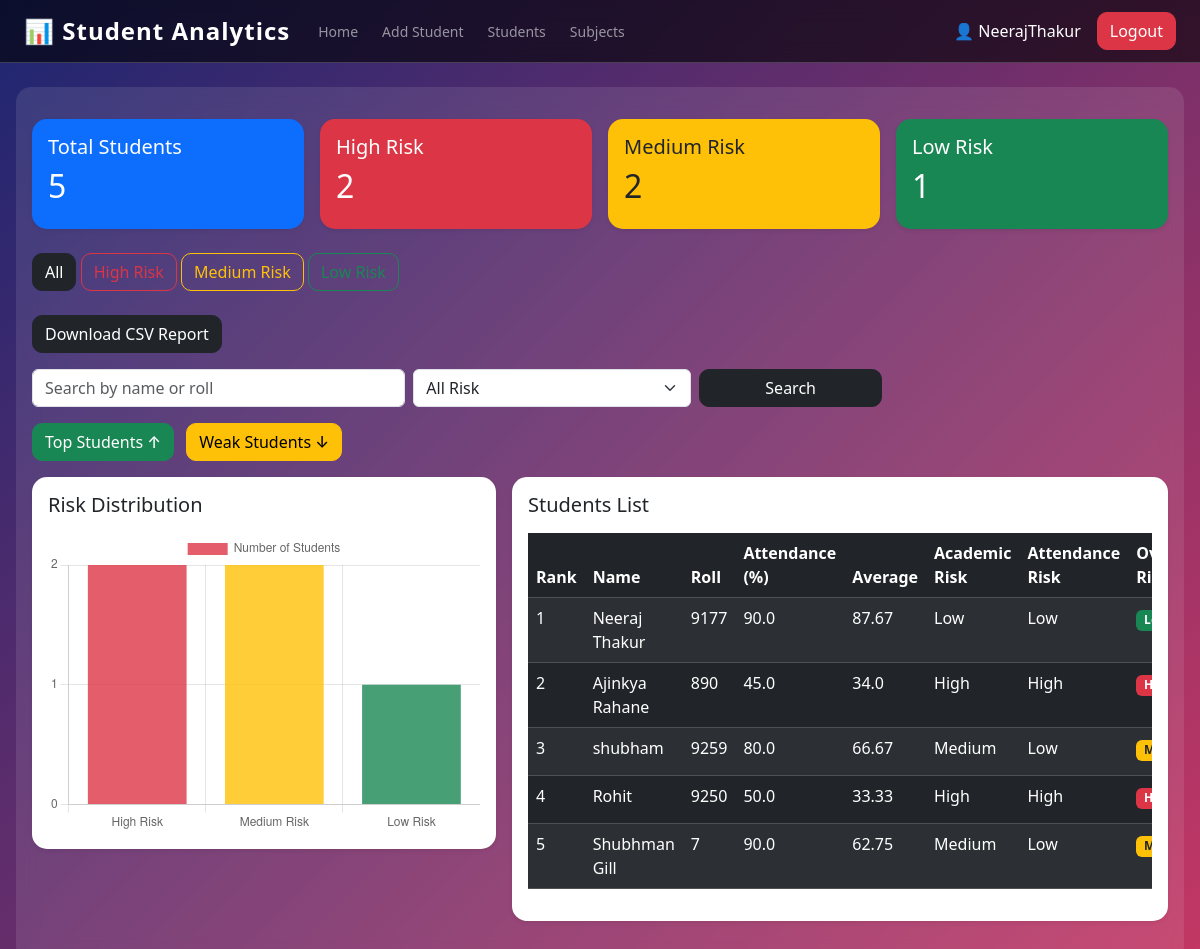
The app's page /students (signed in) with its own data.
### tables this page shows
CREATE TABLE students (
        id INTEGER PRIMARY KEY AUTOINCREMENT,
        name TEXT NOT NULL,
        roll INTEGER NOT NULL,
        attendance REAL NOT NULL,
        user_id INTEGER,
        FOREIGN KEY(user_id) REFERENCES users(id)
    );

### app.py (the view)
@app.route("/students")
def view_students():
    if "user_id" not in session:
        return redirect("/login")
    conn = sqlite3.connect("students.db")
    cursor = conn.cursor()
    cursor.execute("""
    SELECT
        students.id,
        students.name,
        students.roll,
        students.attendance,
        AVG(marks.marks)
    FROM students
    LEFT JOIN marks ON students.id = marks.student_id
    WHERE students.user_id = ?
    GROUP BY students.id
    """, (session["user_id"],))
    rows = cursor.fetchall()
    risk_filter = request.args.get("risk")
    search = request.args.get("search")
    sort = request.args.get("sort")
    students = []
    for row in rows:
        student_id, name, roll, attendance, average = row
        if average is None:
            average = 0
        academic_risk, attendance_risk, overall_risk = calculate_risk(attendance, average)
        student_data = (
            student_id,
            name,
            roll,
            attendance,
            round(average, 2),
            academic_risk,
            attendance_risk,
            overall_risk
        )
        if search:
            if search.lower() not in name.lower() and search not in str(roll):
                continue
        if risk_filter:
            if overall_risk != risk_filter:
                continue
        students.append(student_data)
    if sort == "high":
        students.sort(key=lambda x: x[4], reverse=True)  # Highest avg first
    elif sort == "low":
        students.sort(key=lambda x: x[4])  # Lowest avg first
    total = len(students)
    high = sum(1 for s in students if s[7] == "High")
    medium = sum(1 for s in students if s[7] == "Medium")
    low = sum(1 for s in students if s[7] == "Low")
    conn.close()
    return render_template(
    "students.html",
    students=students,
    total=total,
    high=high,
    medium=medium,
    low=low
   )

### app.py (called while the page is built)
def calculate_risk(attendance, avg):
    if avg >= 75:
        academic_risk = "Low"
    elif avg >= 50:
        academic_risk = "Medium"
    else:
        academic_risk = "High"
    if attendance >= 80:
        attendance_risk = "Low"
    elif attendance >= 65:
        attendance_risk = "Medium"
    else:
        attendance_risk = "High"
    if academic_risk == "High" or attendance_risk == "High":
        overall_risk = "High"
    elif academic_risk == "Medium" or attendance_risk == "Medium":
        overall_risk = "Medium"
    else:
        overall_risk = "Low"
    return academic_risk, attendance_risk, overall_risk

### templates/students.html (shortened to what this page needs)
{% extends "base.html" %}
{% block content %}
<div class="mt-3">
    <div class="row g-3">
        <div class="col-md-3">
            <div class="card text-white bg-primary shadow-sm">
                <div class="card-body">
                    <h5>Total Students</h5>
                    <h2>{{ total }}</h2>
                </div>
            </div>
        </div>
        <div class="col-md-3">
            <div class="card text-white bg-danger shadow-sm">
                <div class="card-body">
                    <h5>High Risk</h5>
                    <h2>{{ high }}</h2>
                </div>
            </div>
        </div>
        <div class="col-md-3">
            <div class="card text-dark bg-warning shadow-sm">
                <div class="card-body">
                    <h5>Medium Risk</h5>
                    <h2>{{ medium }}</h2>
                </div>
            </div>
        </div>
        <div class="col-md-3">
            <div class="card text-white bg-success shadow-sm">
                <div class="card-body">
                    <h5>Low Risk</h5>
                    <h2>{{ low }}</h2>
                </div>
            </div>
        </div>
    </div>
    <br>
    <div class="mb-4">
        <a href="/students"
            class="btn btn-custom {% if not request.args.get('risk') %}btn-dark{% else %}btn-outline-dark{% endif %}">
            All
        </a>
        <a href="/students?risk=High"
            class="btn btn-custom {% if request.args.get('risk') == 'High' %}btn-danger{% else %}btn-outline-danger{% endif %}">
            High Risk
        </a>
        <a href="/students?risk=Medium"
            class="btn btn-custom {% if request.args.get('risk') == 'Medium' %}btn-warning{% else %}btn-outline-warning{% endif %}">
            Medium Risk
        </a>
        <a href="/students?risk=Low"
            class="btn btn-custom {% if request.args.get('risk') == 'Low' %}btn-success{% else %}btn-outline-success{% endif %}">
        </a>
    </div>
    <a href="/export" class="btn btn-custom btn-dark mb-3">
        Download CSV Report
    </a>
    <form method="GET" action="/students" class="row g-2 mb-3">
        <div class="col-md-4">
            <input type="text" name="search" class="form-control" placeholder="Search by name or roll">
        </div>
        <div class="col-md-3">
            <select name="risk" class="form-select">
                <option value="">All Risk</option>
            </select>
        </div>
        <div class="col-md-2">
            <button type="submit" class="btn btn-custom btn-dark w-100">Search</button>
        </div>
    </form>
    <div class="mb-3">
        <a href="/students?sort=high&search={{ request.args.get('search','') }}"
            class="btn btn-custom btn-success me-2">
            Top Students ↑
        </a>
        <a href="/students?sort=low&search={{ request.args.get('search','') }}" class="btn btn-custom btn-warning">
            Weak Students ↓
        </a>
    </div>
    <div class="row g-3">
        <div class="col-md-5">
            <div class="card shadow-sm mb-4">
                <div class="card-body">
                    <h5 class="card-title mb-3">Risk Distribution</h5>
                    <div style="height: 300px;">
                        <canvas id="riskChart"></canvas>
                    </div>
                </div>
            </div>
        </div>
        <div class="col-md-7">
            <div class="card shadow-sm mb-4">
                <div class="card-body">
                    <h5 class="card-title mb-3">Students List</h5>
                    <div class="table-responsive">
                        <table class="table table-dark table-striped">
                            <thead class="table-dark">
                                <tr>
                                    <th>Rank</th>
                                    <th>Name</th>
                                    <th>Roll</th>
                                    <th>Attendance (%)</th>
                                    <th>Average</th>
                                    <th>Academic Risk</th>
                                    <th>Attendance Risk</th>
                                    <th>Overall Risk</th>
                                </tr>
                            </thead>
                            <tbody>
                                {% for student in students %}
                                <tr>
                                    <td>{{ loop.index }}</td>
                                    <td>{{ student[1] }}</td>
                                    <td>{{ student[2] }}</td>
                                    <td>{{ student[3] }}</td>
                                    <td>{{ student[4] }}</td>
                                    <td>{{ student[5] }}</td>
                                    <td>{{ student[6] }}</td>
                                    <td>
                                        {% if student[7] == "High" %}
                                        <span class="badge bg-danger">High</span>
                                        {% elif student[7] == "Medium" %}
                                        <span class="badge bg-warning text-dark">Medium</span>
                                        {% else %}
                                        <span class="badge bg-success">Low</span>
                                        {% endif %}
                                    </td>
                                </tr>
                                {% endfor %}
                            </tbody>
                        </table>
                    </div>
                </div>
            </div>
        </div>
    </div>
</div>
<script>
    const riskData = {{ [high, medium, low] | tojson | safe }};
    const ctx = document.getElementById('riskChart').getContext('2d');
    new Chart(ctx, {
        type: 'bar',
        data: {
            labels: ['High Risk', 'Medium Risk', 'Low Risk'],
            datasets: [{
                label: 'Number of Students',
                data: riskData,
                backgroundColor: [
                    'rgba(220, 53, 69, 0.8)',
                    'rgba(255, 193, 7, 0.8)',
                    'rgba(25, 135, 84, 0.8)'
                ]
            }]
        },
        options: {
            responsive: true,
            maintainAspectRatio: false,
            scales: {
                y: {
                    beginAtZero: true,
                    ticks: {
                        stepSize: 1
                    }
                }
            }
        }
    });
</script>
{% endblock %}

### templates/base.html (style rules this page uses)
body { background: linear-gradient(135deg,#1d2671,#c33764); color: white; min-height: 100vh; }
.btn-custom { border-radius: 10px; font-weight: 500; }
.card { border: none; border-radius: 15px; }
canvas { max-width: 100%; height: 300px !important; }

### records on screen
students: name "Neeraj Thakur", roll "9177", attendance "90.0", student "87.67", student "Low"
students: name "Ajinkya Rahane", roll "890", attendance "45.0", student "34.0", student "High"
students: name "shubham", roll "9259", attendance "80.0", student "66.67", student "Medium", student "Low"
students: name "Rohit", roll "9250", attendance "50.0", student "33.33", student "High"
students: name "Shubhman Gill", roll "7", attendance "90.0", student "62.75", student "Medium", student "Low"

### other values on screen
{{ session.username }} "NeerajThakur"
{{ total }} "5"
{{ high }} "2"
{{ medium }} "2"
{{ low }} "1"
chart data {{ [high, medium, low] | tojson | safe }} [2, 2, 1]
